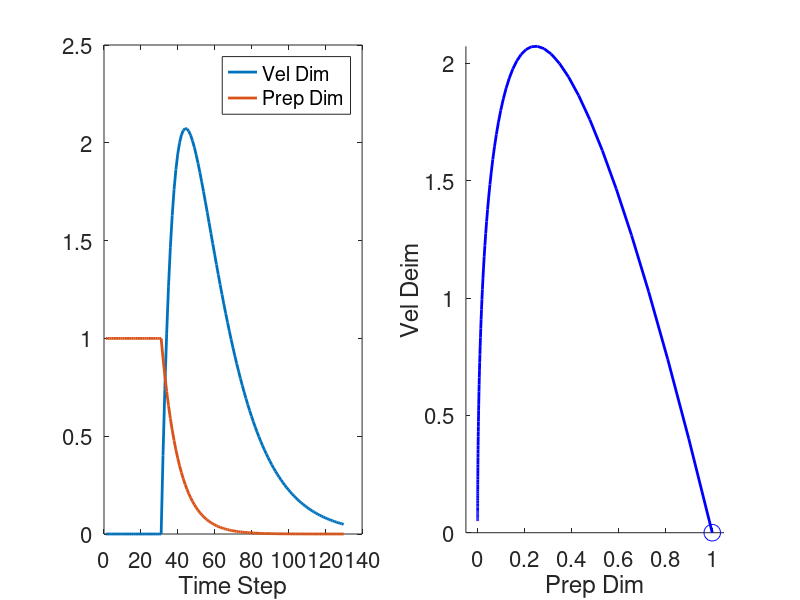

Write the MATLAB code that produced this figure. (Note: this script raises an error after producing the figure.)
%%
%1D example
A = [0.95, 0.4;
0, 0.9];

x0 = [0; 1];

nSteps = 100;
xTraj = zeros(nSteps, 2);

xTraj(1,:) = x0;
for t=2:nSteps
    xTraj(t,:) = A*xTraj(t-1,:)';
end

figure;
subplot(1,2,1);
plot([repmat(xTraj(1,:),30,1); xTraj],'LineWidth',2);
xlabel('Time Step');
set(gca,'FontSize',16);
legend({'Vel Dim','Prep Dim'});

subplot(1,2,2);
hold on;
plot(xTraj(:,2), xTraj(:,1), 'b', 'LineWidth', 2);
plot(xTraj(1,2), xTraj(1,1), 'bo', 'MarkerSize', 12);
axis equal;
xlabel('Prep Dim');
ylabel('Vel Deim');
set(gca,'FontSize',16);

%%
%2D example
tau_vel = 0.95;
tau_prep = 0.9;
tau_transfer = 0.4;
prepMag = 1;

A = [tau_vel tau_transfer 0 0;
0 tau_prep 0 0;
0 0 tau_vel tau_transfer;
0 0 0 tau_prep];

theta = linspace(0,2*pi,17);
theta = theta(1:(end-1));
dir = [cos(theta)', sin(theta)'];

nSteps = 100;
nCon = size(dir,1);
datCube = zeros(nCon, nSteps, 4);
for dirIdx=1:nCon
    xTraj = zeros(nSteps, 4);

    x0 = [0; dir(dirIdx,1); 0; dir(dirIdx,2)]*prepMag;
    xTraj(1,:) = x0;
    for t=2:nSteps
        xTraj(t,:) = A*xTraj(t-1,:)';
    end

    datCube(dirIdx,:,:) = xTraj;
end

%%
%apply jPCA
neural_E = randn(4,50);
for rowIdx=1:size(neural_E,1)
    neural_E(rowIdx,:) = neural_E(rowIdx,:)/norm(neural_E(rowIdx,:));
end

timeAxis = (0:(nSteps-1))*0.01;

Data = struct();
timeMS = round(timeAxis*1000);
for n=1:nCon
    Data(n).A = squeeze(datCube(n,:,:))*neural_E;
    Data(n).A = Data(n).A + randn(size(Data(n).A))*0.001;
    Data(n).times = timeMS;
end

jPCA_params.normalize = true;
jPCA_params.softenNorm = 0;
jPCA_params.suppressBWrosettes = true;  % these are useful sanity plots, but lets ignore them for now
jPCA_params.suppressHistograms = true;  % these are useful sanity plots, but lets ignore them for now
jPCA_params.meanSubtract = true;
jPCA_params.numPCs = 6;  % default anyway, but best to be specific

windowIdx = [0, 200];
jPCATimes = windowIdx(1):10:windowIdx(2);
for x = 1:length(jPCATimes)
    [~,minIdx] = min(abs(jPCATimes(x) - Data(1).times));
    jPCATimes(x) = Data(1).times(minIdx);
end

[Projections, jPCA_Summary] = jPCA(Data, jPCATimes, jPCA_params);
phaseSpace(Projections, jPCA_Summary);  % makes the plot
